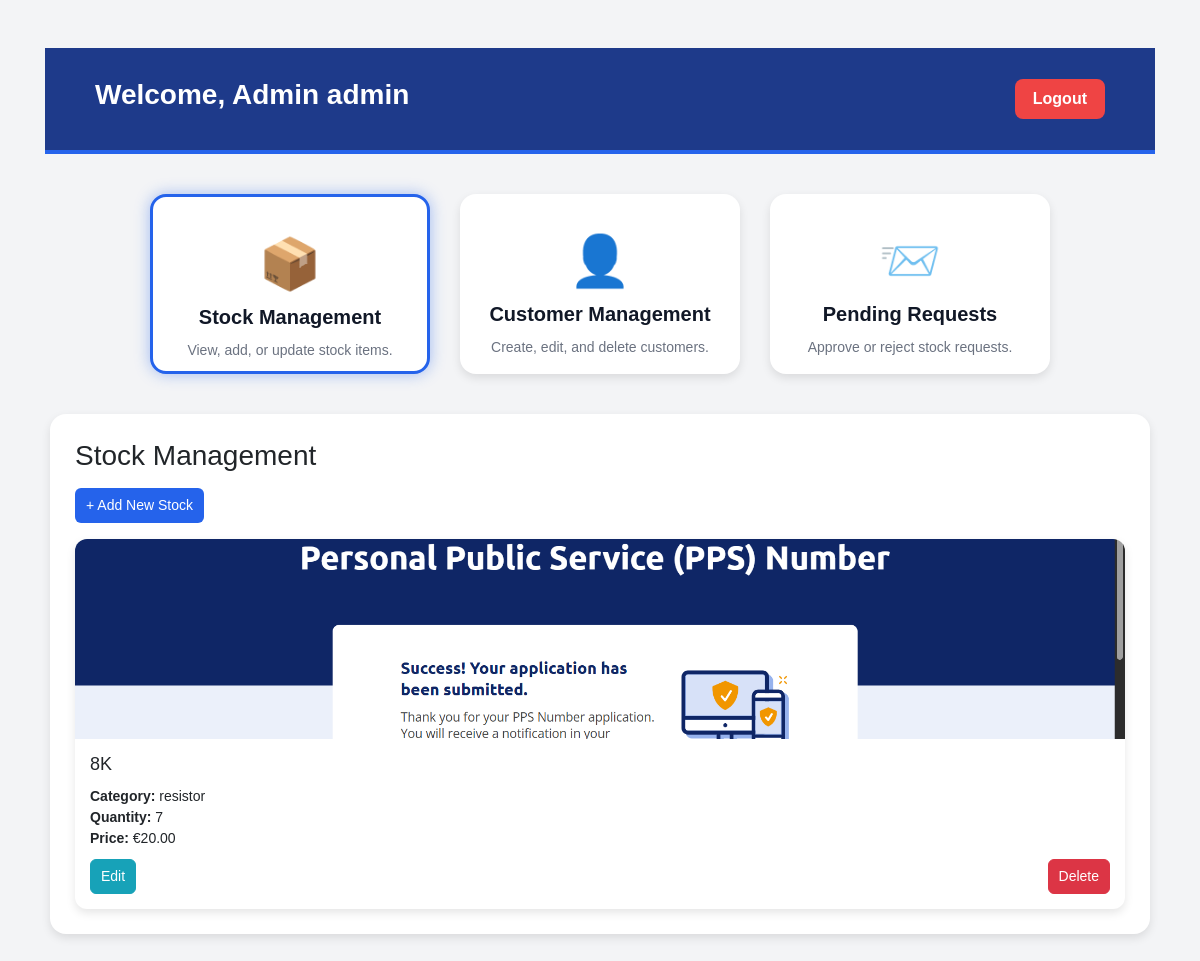
Page /admin_dashboard/ (signed in) on the earlier database version.
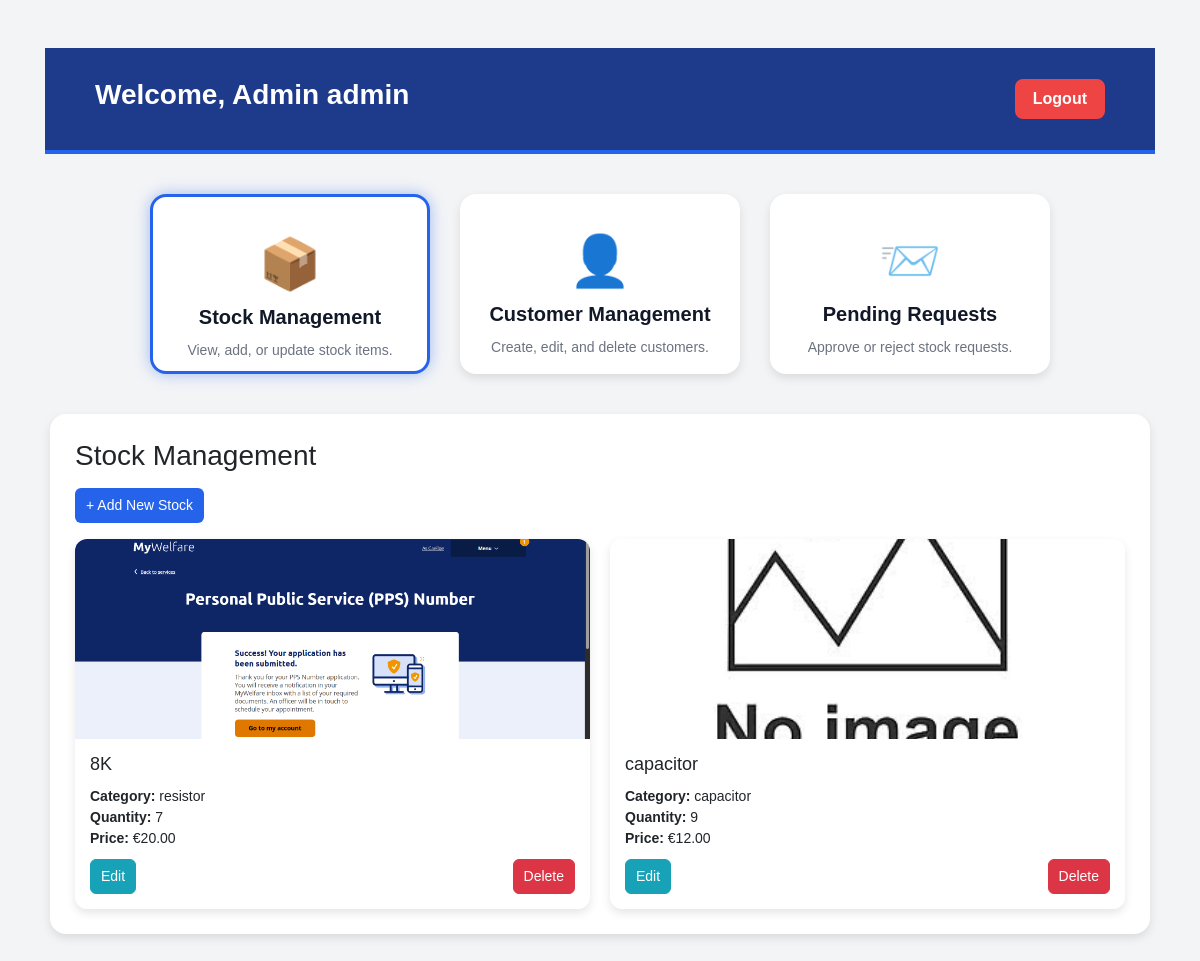
Same page on the later database version.
### stockApp/models.py (models this page shows, shortened)
class Stock(models.Model):
    CATEGORY_CHOICES = [
        ('resistor', 'Resistor'),
        ('capacitor', 'Capacitor'),
        ('ic', 'IC'),
        ('transistor', 'Transistor'),
        ('other', 'Other')
    ]
    name = models.CharField(max_length=200)
    category = models.CharField(max_length=50, choices=CATEGORY_CHOICES, default='other')
    quantity = models.PositiveIntegerField(default=0)
    price = models.DecimalField(max_digits=10, decimal_places=2)
    image = models.ImageField(upload_to='stock_images/', blank=True, null=True)
    created_at = models.DateTimeField(auto_now_add=True)

### authenticationDashboardApp/views.py (the view)
# urls.py: path('admin_dashboard/', admin_dashboard, name='admin_dashboard'),
def admin_dashboard(request):
    if not request.user.is_superuser:
        messages.error(request, "Only admin can access this page.")
        return redirect('login')
    stocks = Stock.objects.all()
    customers = Customer.objects.all()
    pending_requests = StockRequest.objects.filter(status='PENDING').order_by('-created_at')
    context = {'stocks': stocks, 'customers': customers, 'pending_requests': pending_requests}
    return render(request, 'admin_dashboard.html', context)

### authenticationDashboardApp/templates/admin_dashboard.html (shortened to what this page needs)
{% extends 'base.html' %} {% block content %}
{% load static %}
<div class="dashboard-header">
  <h2>Welcome, Admin {{ user.username }}</h2>
  <a href="{% url 'logout' %}" class="logout-btn">Logout</a>
</div>
<div class="dashboard-container">
  <div class="card-box" onclick="showSection('stocks')">
    <div class="card-icon">📦</div>
    <div class="card-title">Stock Management</div>
    <div class="card-desc">View, add, or update stock items.</div>
  </div>
  <div class="card-box" onclick="showSection('customers')">
    <div class="card-icon">👤</div>
    <div class="card-title">Customer Management</div>
    <div class="card-desc">Create, edit, and delete customers.</div>
  </div>
  <div class="card-box" onclick="showSection('requests')">
    <div class="card-icon">📨</div>
    <div class="card-title">Pending Requests</div>
    <div class="card-desc">Approve or reject stock requests.</div>
  </div>
</div>
<div id="stocks" class="table-section">
  <h3 class="mb-3">Stock Management</h3>
  <a href="{% url 'create_stock' %}" class="btn btn-custom mb-3"
    >+ Add New Stock</a
  >
  {% if stocks %}
  <div class="stock-grid">
    {% for stock in stocks %}
    <div class="stock-card">
      {% if stock.image %}
      <img
        src="{{ stock.image.url }}"
        alt="{{ stock.name }}"
        class="stock-image"
      />
      {% else %}
      <img
        src="{% static 'images/noImage.jpg' %}"
        alt="No image"
        class="stock-image"
      />
      {% endif %}
      <div class="stock-info">
        <h5>{{ stock.name }}</h5>
        <p><strong>Category:</strong> {{ stock.category }}</p>
        <p><strong>Quantity:</strong> {{ stock.quantity }}</p>
        <p><strong>Price:</strong> €{{ stock.price }}</p>
        <div class="stock-actions">
          <a href="{% url 'edit_stock' stock.id %}" class="btn btn-info btn-sm"
            >Edit</a
          >
          <a
            href="{% url 'delete_stock' stock.id %}"
            class="btn btn-danger btn-sm"
            >Delete</a
          >
        </div>
      </div>
    </div>
    {% endfor %}
  </div>
  {% else %}
  <p>No stock items found.</p>
  {% endif %}
</div>
{% endblock %}

### authenticationDashboardApp/templates/base.html (shortened to what this page needs)
<!DOCTYPE html>
<html lang="en">
<head>
    <link rel="stylesheet" href="https://maxcdn.bootstrapcdn.com/bootstrap/4.0.0/css/bootstrap.min.css">
</head>
<body>
    <div class="container mt-5">
        {% block content %}
        {% endblock %}
    </div>
</body>
</html>

### authenticationDashboardApp/templates/admin_dashboard.html (style rules this page uses)
body { background-color: #f3f4f6; font-family: "Poppins", sans-serif; }
.dashboard-header { display: flex; justify-content: space-between; align-items: center; padding: 30px 50px; background-color: #1e3a8a; color: #fff; border-bottom: 4px solid #2563eb; }
.dashboard-header h2 { font-size: 28px; font-weight: 700; }
.logout-btn { background: #ef4444; border: none; border-radius: 8px; color: #fff; font-weight: 600; padding: 8px 18px; transition: 0.3s; }
.dashboard-container { max-width: 1200px; margin: 40px auto; display: flex; flex-wrap: wrap; justify-content: center; gap: 30px; }
.card-box { width: 280px; height: 180px; background: #fff; border-radius: 16px; box-shadow: 0 4px 10px rgba(0, 0, 0, 0.1); text-align: center; padding: 30px 20px; transition: all 0.3s ease; cursor: pointer; }
.card-icon { font-size: 50px; color: #2563eb; }
.card-title { font-size: 20px; font-weight: 600; color: #111827; margin-bottom: 8px; }
.card-desc { color: #6b7280; font-size: 14px; }
.table-section { max-width: 1100px; margin: 40px auto; background: #fff; border-radius: 16px; padding: 25px; box-shadow: 0 4px 10px rgba(0, 0, 0, 0.1); }
.btn { border-radius: 6px; font-size: 14px; padding: 6px 10px; }
.btn-custom { background-color: #2563eb; color: #fff; }
.stock-grid { display: grid; grid-template-columns: repeat(auto-fit, minmax(250px, 1fr)); gap: 20px; }
.stock-card { background: #fff; border-radius: 12px; box-shadow: 0 4px 10px rgba(0, 0, 0, 0.1); overflow: hidden; transition: transform 0.2s ease; }
.stock-image { width: 100%; height: 200px; object-fit: cover; }
.stock-info { padding: 15px; }
.stock-info h5 { margin-bottom: 10px; font-size: 18px; }
.stock-info p { margin: 0; font-size: 14px; }
.stock-actions { display: flex; justify-content: space-between; margin-top: 10px; }
.active-card { border: 3px solid #2563eb; box-shadow: 0 0 15px rgba(37, 99, 235, 0.4); }

Differences in the rows shown:
added Stock: name "capacitor", category "capacitor", quantity "9", price "12.00"
